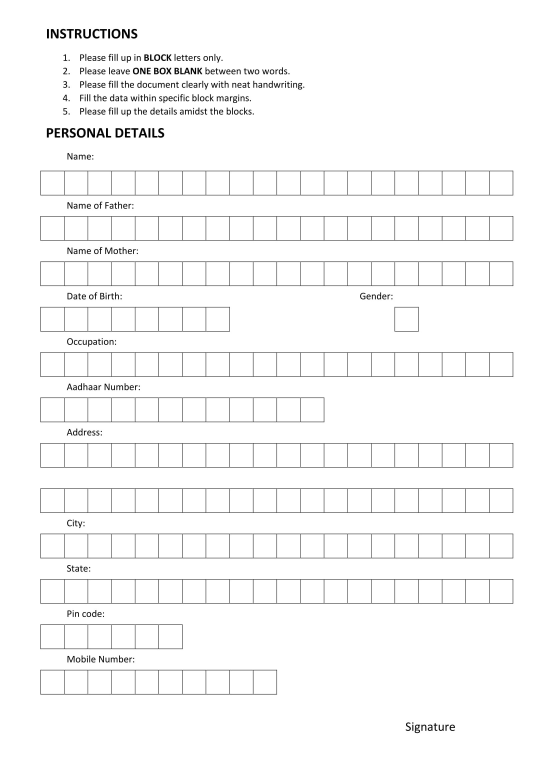
#> input picture form.jpg, 1654 x 2339 px, given in place of form5.jpg, which was not available (shown at 1/3 size)
$ python Recognising_form.py
#> lines starting #> are read from the running program, lines starting #| are printed output that depends on the picture; after the words box and inside, x2 and y2 are one past the last pixel; in counts of white or black regions, pixels touching at a corner belong together; pictures that were not available may be replaced by others from this repository, and a replacement may not be noted
import cv2
import numpy as np
import matplotlib.pyplot as plt
import pickle
from sklearn.ensemble import RandomForestClassifier


trw = 0.16
trh = 0.18
blw = 0.20
blh = 0.07

rowratio = 0.8567
colratio = 0.6716

#addr = input().strip()

form1 = cv2.imread('form5.jpg')
#> form1 is the input picture: shape (2339, 1654, 3); min 0, max 255, mean 248.9
print(form1.shape)
#| (2339, 1654, 3)

form1 = cv2.resize(form1, (1654,2339), interpolation=cv2.INTER_LANCZOS4)
form2 = form1
form1 = cv2.cvtColor(form1, cv2.COLOR_BGR2GRAY)
#> form1: shape (2339, 1654)
# form = np.array(form)
# form = form.astype(np.uint8)
blur = cv2.GaussianBlur(form1, (3,3),0)
ret, form = cv2.threshold(blur,0,255,cv2.THRESH_BINARY+cv2.THRESH_OTSU)
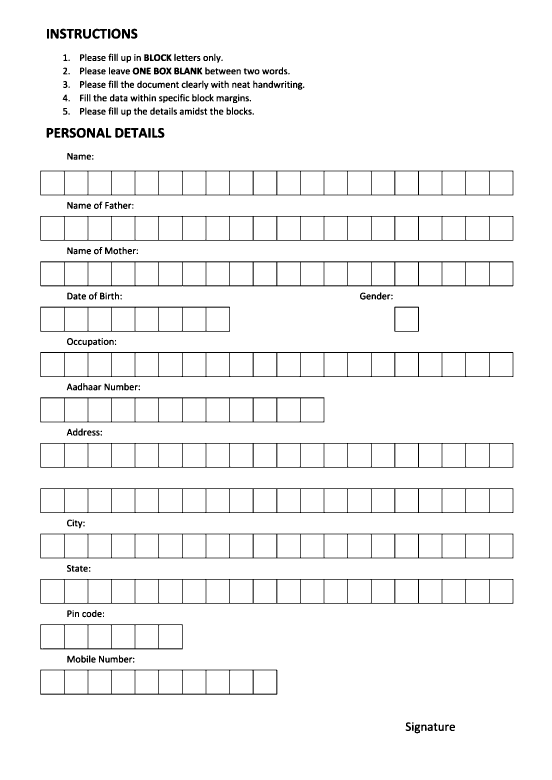
#> form: shape (2339, 1654) (shown at 1/3 size); 96.3% white; 396 black regions (55 under 20 px), largest, box (x1, y1, x2, y2) and area: (121, 784, 1540, 859) 11686, (121, 1056, 1540, 1131) 10344, (121, 1329, 1540, 1403) 8936
#> ret = 185
plt.imshow(form,cmap=plt.cm.gray,interpolation='nearest')
plt.show()

## corner detection
height, width = form.shape
#> height = 2339; width = 1654
print(height)
#| 2339
trindex = [-1, -1]
blindex = [-1, -1]
tlindex = [-1, -1]
tri = []
bli = []
trc = 0
blc = 0
tlc = 0
for i in range(600):
    trcount = 0
    blcount = 0
    tlcount = 0
    ltri = len(tri)
    if ltri<8:
        for j in range(int(width*trw)):
            if form[int(height*trh)+i,width-1-j] == 0:
                trcount += 1
                if trcount == 30:
                    tri.append([int(height*trh)+i,width-1-j+30])
                    break
            else:
                trcount = 0
    else:
        trc = 1
    lbli = len(bli)
    if lbli<8:
        for j in range(int(width*blw)):
            if form[height-int(height*blh)-i,j] == 0:
                blcount += 1
                if blcount == 30:
                    bli.append([height-int(height*blh)-i,j-30])
                    break
            else:
                blcount = 0
    else:
        blc = 1
    if tlc == 0:
        for j in range(int(width*blw)):
            if form[int(height*trh)+i,j] == 0:
                tlcount += 1
                if tlcount == 50:
                    tlindex = [int(height*trh)+i,j-50]
                    tlc = 1
                    break
            else:
                tlcount = 0
    if blc == 1 and trc == 1 and tlc == 1:
        break
print(bli)
#| [[2083, 120], [2082, 120], [2081, 120], [2010, 120], [2009, 120], [1947, 120], [1946, 120], [1945, 127]]
print(tri)
#| [[512, 1540], [513, 1540], [584, 1540], [585, 1540], [648, 1540], [649, 1540], [720, 1540], [721, 1540]]
for itm in range(len(bli)-1):
    if bli[itm][0] - 1 == bli[itm+1][0] and bli[itm][1]>=bli[itm+1][1]:
        continue
    else:
        blindex = bli[itm]
        break

for itm in range(1, len(tri)-1):
    if tri[itm][0] + 1 == tri[itm+1][0] and tri[itm][1]<=tri[itm+1][1]:
        continue
    else:
        trindex = tri[itm]
        break
blindex[0]-=1
trindex[0]+=1

brindex = [trindex[0] + blindex[0] - tlindex[0], blindex[1] + trindex[1] - tlindex[1]]
#> brindex = [2082, 1540]
print(blindex, trindex, tlindex, brindex)
#| [2080, 120] [514, 1540] [512, 120] [2082, 1540]

brien_drawing_lines = form2.copy()

cv2.line(brien_drawing_lines, tuple(trindex[::-1]), tuple(tlindex[::-1]), (0,255,0), 2)
cv2.line(brien_drawing_lines, tuple(tlindex[::-1]), tuple(blindex[::-1]), (255,0,0), 2)
cv2.line(brien_drawing_lines, tuple(blindex[::-1]), tuple(brindex[::-1]), (255,0,0), 2)
cv2.line(brien_drawing_lines, tuple(brindex[::-1]), tuple(trindex[::-1]), (255,0,0), 2)
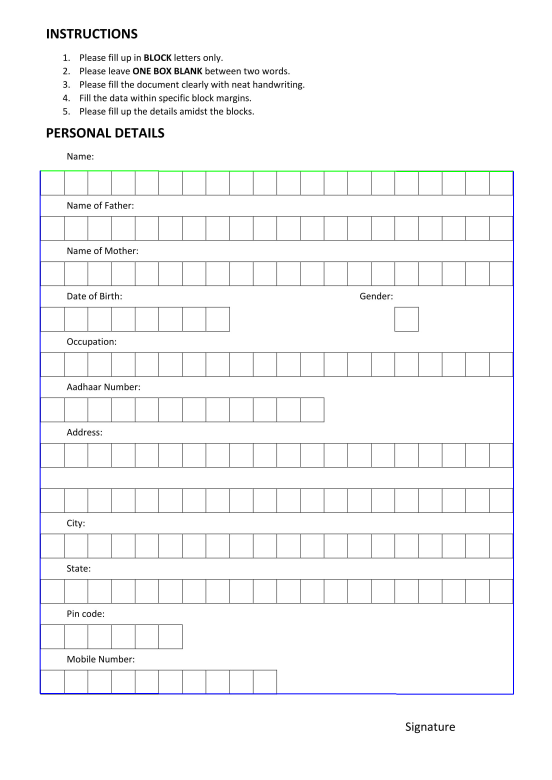
#> brien_drawing_lines: shape (2339, 1654, 3) (shown at 1/3 size); mean B, G, R 248.8, 248.2, 247.9

plt.imshow(brien_drawing_lines, cmap=plt.cm.gray)
plt.show()

pts1 = np.float32([tlindex[::-1], trindex[::-1], brindex[::-1], blindex[::-1]])
pts2 = np.float32([[0, 0], [rowratio*width, 0], [rowratio*width, colratio*height], [0, colratio*height]])

M, s = cv2.findHomography(pts1, pts2)
#> s = [1, 1, 1, 1]

dst = cv2.warpPerspective(form2, M, (int(rowratio*width), int(colratio*height)))
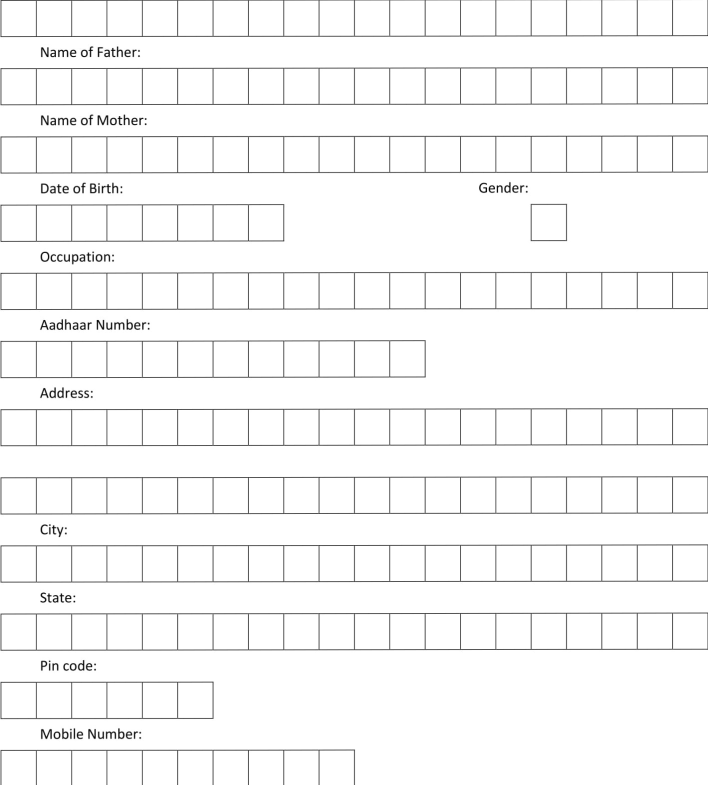
#> dst: shape (1570, 1416, 3) (shown at 1/2 size); min 0, max 255, mean 247.6

form2 = dst

plt.imshow(form2,cmap=plt.cm.gray,interpolation='nearest')
plt.show()

form2 = cv2.cvtColor(form2, cv2.COLOR_BGR2GRAY)
blur1 = cv2.GaussianBlur(form2, (5,5),0)
ret1, form = cv2.threshold(blur1,0,255,cv2.THRESH_BINARY+cv2.THRESH_OTSU)
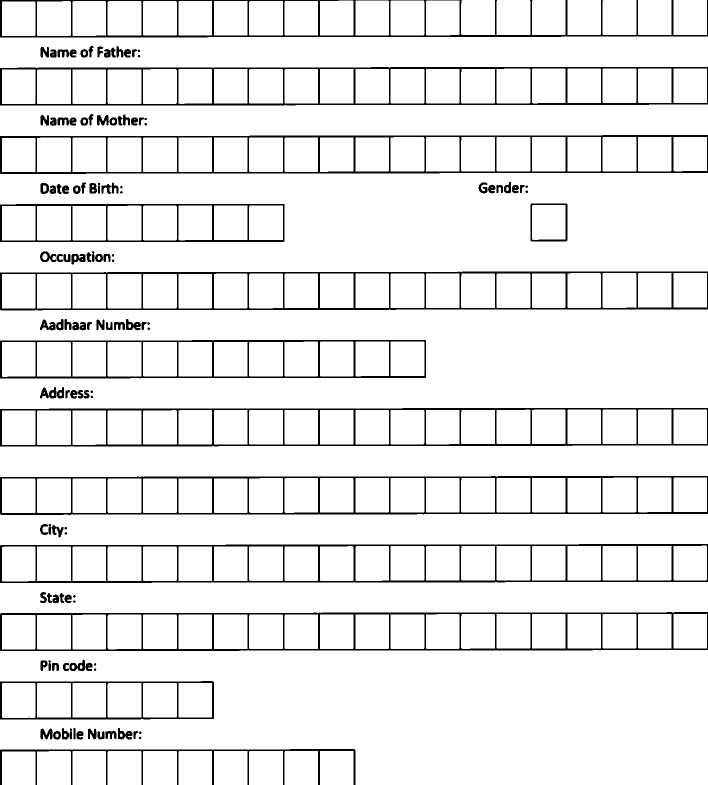
#> form: shape (1570, 1416) (shown at 1/2 size); 93.1% white; 124 black regions (14 under 20 px), largest, box (x1, y1, x2, y2) and area: (0, 270, 1416, 348) 14249, (0, 952, 1416, 1030) 14243, (0, 1088, 1416, 1166) 14236
#> ret1 = 209
# plt.imshow(form,cmap=plt.cm.gray,interpolation='nearest')
# plt.show()


height, width = form.shape
#> height = 1570; width = 1416
## calculation of box size
bsize = (width-19*5-8)/20
#> bsize = 65.65
bsize = int(bsize)+1
#> bsize = 66
print(bsize)
#| 66

## calculation of first box index
fboxindex = [4, 3]

itr_list = [[0, 20, 1, 'str'],[0, 20, 1, 'str'],[0, 20, 1, 'str'],[0, 8, 0, 'no.'],[15, 16, 1, 'str'],[0, 20, 1, 'str'],[0, 12, 1, 'no.'],[0, 20, 1, 'str'],
            [0, 20, 1, 'str'],[0, 20, 1, 'str'],[0, 20, 1, 'str'],[0, 6, 1, 'no.'],[0, 10, 1, 'no.']]
field_list = ['Name', 'Name of father', 'Name of Mother', 'Date of Birth', 'Gender', 'Occupation', 'Aadhaar Number',
              'Address1', 'Address2', 'City', 'State', 'Pincode', 'Mobile']
data ={}

#> (the run stopped early here; a loop or call above may not have finished)
